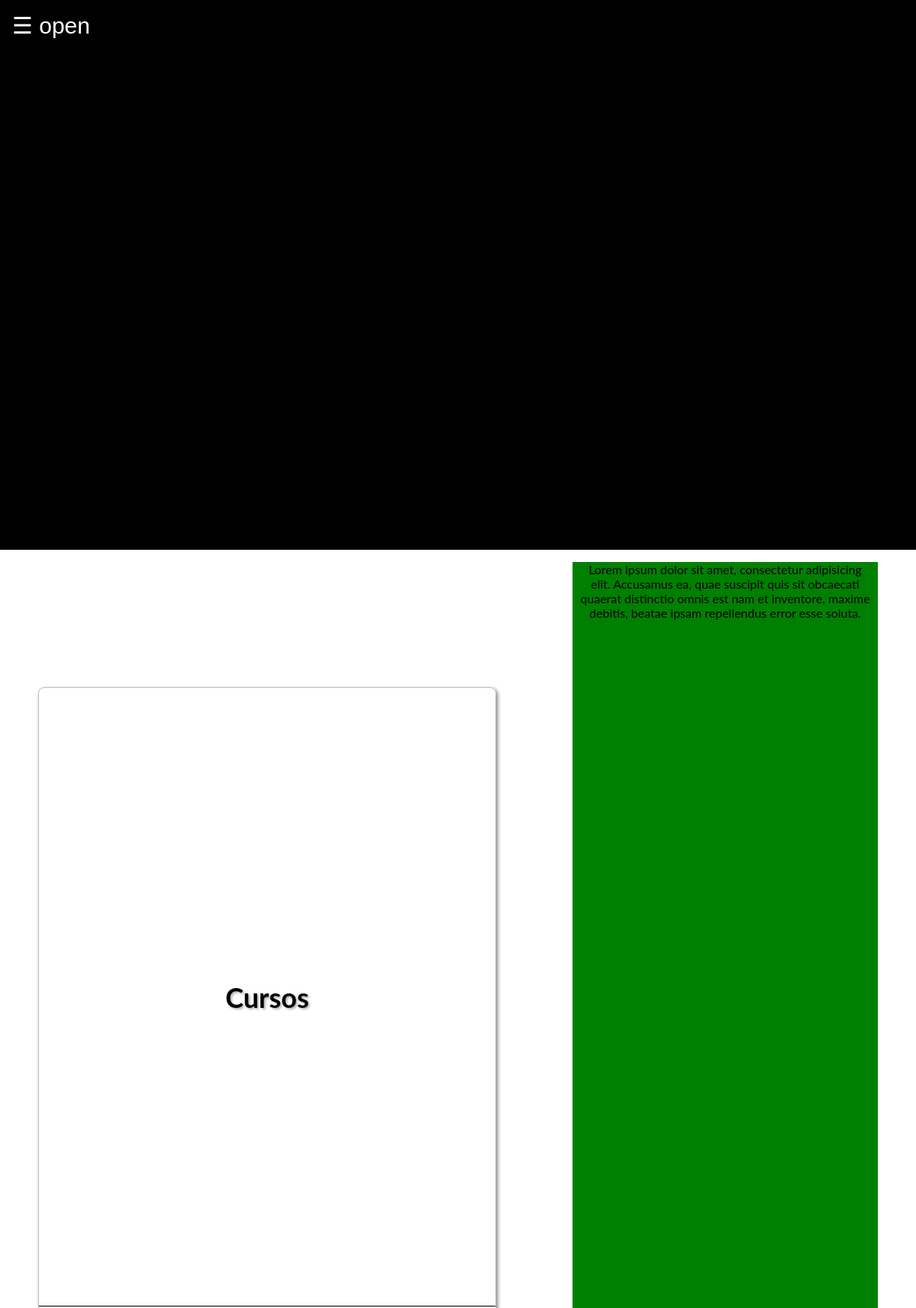
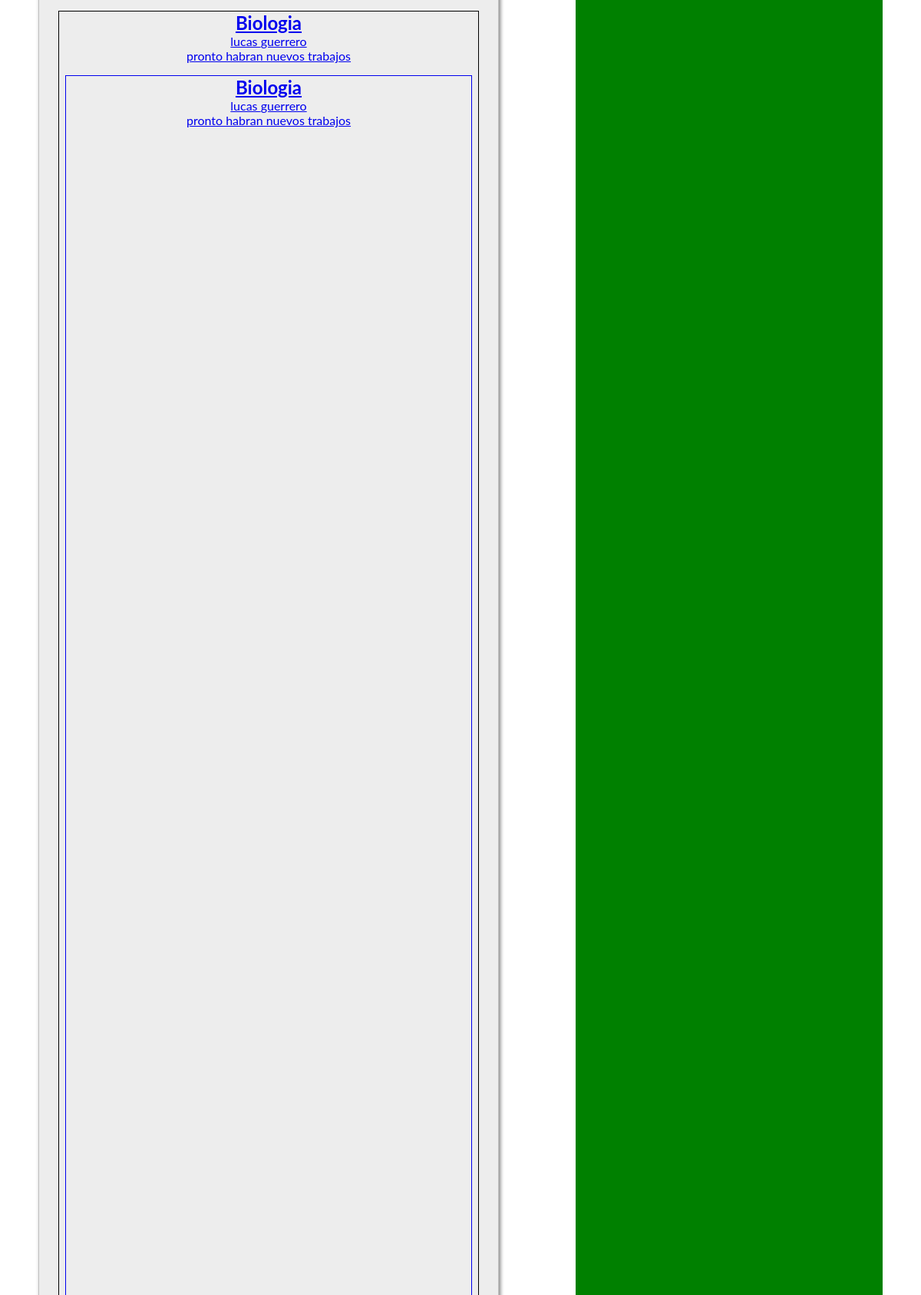
Page /alumno/alumno.php (signed in, upper part) on the committed database (2 pictures, top to bottom).
### tables this page shows
CREATE TABLE `cursos_y_materia` (
  `curso` varchar(10) NOT NULL,
  `materia` varchar(30) NOT NULL,
  `profesor` varchar(40) NOT NULL,
  `tipo` varchar(10) NOT NULL,
  `id` int(5) NOT NULL
);

CREATE TABLE `profesor` (
  `nombre` varchar(20) NOT NULL,
  `apellido` varchar(20) NOT NULL,
  `Email` varchar(20) NOT NULL,
  `password` varchar(16) NOT NULL,
  `codigo` varchar(16) NOT NULL
);

### alumno/alumno.php (the view, shortened to what this page needs)
<?php
include "../conexion.php";
$nombre = $_SESSION["u"]['nombre'];
$apellido = $_SESSION["u"]['apellido'];
$curso = $_SESSION["u"]['curso'];
?>
<html>
   <head>
	  <link rel="stylesheet" type="text/css" href="css/estiloperfil.css">
	  <link rel="stylesheet" type="text/css" href="../css/flex/flexboxgrid.min.css">
	 </head>
<body>
     <header>
        <div class="header ">
            <div id="main">
               <button>
                <span style="font-size:30px;cursor:pointer; color:white;" onclick="openNav()" >&#9776; open</span>
                </button>
            </div>
        </div>
	</header>
<div class="contenedor-principal row center-xs around-md">
<div class="body col-xs-11 col-md-6">
    <div class="top-body row center-xs middle-xs ">
        <h2>Cursos</h2>
    </div>
    <div class="cursos row center-xs">
<?php
     $sql =  "SELECT * FROM cursos_y_materia where curso='$curso'";
        if ($resultad = $con->query($sql)){
            while ($fila = mysqli_fetch_array($resultad)){
                $materia=$fila["materia"];
                $Email=$fila["profesor"];
                $sq =  "SELECT * from profesor where Email='$Email'";
                if ($resultado = $con->query($sq)){
                    if ($resultado->num_rows > 0){
                        $fila=$resultado->fetch_assoc();
                        $nombre=$fila["nombre"];
                        $apellido=$fila["apellido"];
                    }else{
                        $nombre="no hay profesor";
                        $apellido="en esta materia";
                    }
                }
                $sq =  "SELECT * from contenido where Email='$Email' and materia='$materia'";
                if ($resultado = $con->query($sq)){
                    if ($resultado->num_rows > 0){
                        $fila=$resultado->fetch_assoc();
                        $fecha_de_subida=$fila["fecha_de_subida"];
                        $fecha_de_entrega=$fila["fecha_de_entrega"];
                    }else{
                        $fecha_de_subida="pronto habran nuevos trabajos";
                        $fecha_de_entrega="";
                    }
                }
?>
<div class="materia col-xs-11" >
        <a href="ver_contenido.php? Email=<?php echo $Email;?> & materia=<?php echo $materia;?>">
                <h2><?php echo $materia; ?> </h2>
                <p><?php echo $nombre, " ", $apellido; ?></p>
                <p><?php echo $fecha_de_subida, " ", $fecha_de_entrega; ?></p>
        <a href="ver_contenido.php?Email=<?php echo $Email;?> & materia=<?php echo $materia;?>">
            <div class="materia" >
                <h2><?php echo $materia; ?> </h2>
                <p><?php echo $nombre, " ", $apellido; ?></p>
                <p><?php echo $fecha_de_subida, " ", $fecha_de_entrega; ?></p>
            </div>
        </a>
        </a>
</div>
<?php }} ?>
   </div>
</div>
<div class="perfil col-xs-12 col-md-4">
<p>Lorem ipsum dolor sit amet, consectetur adipisicing elit. Accusamus ea, quae suscipit quis sit obcaecati quaerat distinctio omnis est nam et inventore, maxime debitis, beatae ipsam repellendus error esse soluta.</p>
</div>
</div>
</body>
</html>

### alumno/css/estiloperfil.css (style rules this page uses)
* { margin:0; padding: 0; }
body { font-family: "Lato", sans-serif; }
.header { width: 100%; height: 8vh; background-color: black; }
#main { transition: margin-left .5s; padding: 16px; }
#main button { border:0; background: transparent; outline: none; transition: 0.3s linear; }
.contenedor-principal { display: inline; margin:0 !important; }
.body { height:80vh; margin-top:2vh; padding-left:3vw; padding-right:3vw; padding-bottom: 10rem; box-shadow: 2px 2px 5px rgba(0,0,0,0.5); border:1px solid; border-color:#C0C0C0; border-radius: .5rem; }
.top-body { height: 9vh; font-size:1.5rem; border-bottom: 1px solid; text-shadow: 2px 2px 3px rgba(0,0,0,0.3); }
.cursos { height:68vh; overflow: auto; padding-bottom: 1rem; background-color: #EDEDED; }
.materia { height: 30vh; margin-top: 1rem; display:block; cursor: pointer; text-align: center; text-decoration: none; border: 1px solid; }
.perfil { height: 80vh; background-color: green; margin-top:1rem; }

### rows in the picture
cursos_y_materia: materia "Biologia", profesor.nombre "lucas", profesor.apellido "guerrero", fecha_de_subida "pronto habran nuevos trabajos"
